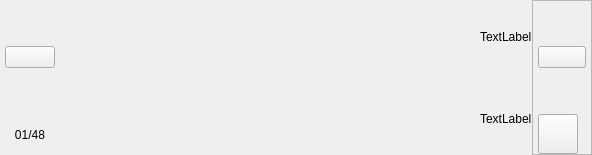
         <widget class="QFrame" name="frame_imgDisplay_lr">
          <property name="frameShape">
           <enum>QFrame::NoFrame</enum>
          </property>
          <property name="frameShadow">
           <enum>QFrame::Raised</enum>
          </property>
          <property name="lineWidth">
           <number>0</number>
          </property>
          <layout class="QHBoxLayout" name="horizontalLayout_18">
           <property name="spacing">
            <number>0</number>
           </property>
           <property name="leftMargin">
            <number>0</number>
           </property>
           <property name="topMargin">
            <number>0</number>
           </property>
           <property name="rightMargin">
            <number>0</number>
           </property>
           <property name="bottomMargin">
            <number>0</number>
           </property>
           <item>
            <widget class="QFrame" name="frame_left_2">
             <property name="minimumSize">
              <size>
               <width>60</width>
               <height>0</height>
              </size>
             </property>
             <property name="maximumSize">
              <size>
               <width>60</width>
               <height>16777215</height>
              </size>
             </property>
             <property name="focusPolicy">
              <enum>Qt::NoFocus</enum>
             </property>
             <property name="layoutDirection">
              <enum>Qt::LeftToRight</enum>
             </property>
             <property name="styleSheet">
              <string notr="true"/>
             </property>
             <property name="frameShape">
              <enum>QFrame::NoFrame</enum>
             </property>
             <property name="frameShadow">
              <enum>QFrame::Raised</enum>
             </property>
             <layout class="QVBoxLayout" name="verticalLayout_8">
              <property name="leftMargin">
               <number>5</number>
              </property>
              <property name="topMargin">
               <number>5</number>
              </property>
              <property name="rightMargin">
               <number>5</number>
              </property>
              <property name="bottomMargin">
               <number>0</number>
              </property>
              <item>
               <spacer name="verticalSpacer_14">
                <property name="orientation">
                 <enum>Qt::Vertical</enum>
                </property>
                <property name="sizeHint" stdset="0">
                 <size>
                  <width>20</width>
                  <height>40</height>
                 </size>
                </property>
               </spacer>
              </item>
              <item>
               <widget class="QPushButton" name="btn_leftImg_2">
                <property name="sizePolicy">
                 <sizepolicy hsizetype="Minimum" vsizetype="Fixed">
                  <horstretch>0</horstretch>
                  <verstretch>0</verstretch>
                 </sizepolicy>
                </property>
                <property name="text">
                 <string/>
                </property>
                <property name="icon">
                 <iconset resource="../src/ressources.qrc">
                  <normaloff>:/icons/icons/arrow_left_big.png</normaloff>:/icons/icons/arrow_left_big.png</iconset>
                </property>
                <property name="iconSize">
                 <size>
                  <width>20</width>
                  <height>40</height>
                 </size>
                </property>
                <property name="checkable">
                 <bool>false</bool>
                </property>
                <property name="flat">
                 <bool>false</bool>
                </property>
               </widget>
              </item>
              <item>
               <spacer name="verticalSpacer_16">
                <property name="orientation">
                 <enum>Qt::Vertical</enum>
                </property>
                <property name="sizeHint" stdset="0">
                 <size>
                  <width>20</width>
                  <height>40</height>
                 </size>
                </property>
               </spacer>
              </item>
              <item>
               <widget class="QLabel" name="label_imgCount_2">
                <property name="minimumSize">
                 <size>
                  <width>0</width>
                  <height>40</height>
                 </size>
                </property>
                <property name="maximumSize">
                 <size>
                  <width>16777215</width>
                  <height>40</height>
                 </size>
                </property>
                <property name="text">
                 <string>01/48</string>
                </property>
                <property name="alignment">
                 <set>Qt::AlignCenter</set>
                </property>
               </widget>
              </item>
             </layout>
            </widget>
           </item>
           <item>
            <widget class="QFrame" name="frame_img_2">
             <property name="frameShape">
              <enum>QFrame::NoFrame</enum>
             </property>
             <property name="frameShadow">
              <enum>QFrame::Raised</enum>
             </property>
             <layout class="QGridLayout" name="gridLayout_7">
              <property name="leftMargin">
               <number>0</number>
              </property>
              <property name="topMargin">
               <number>0</number>
              </property>
              <property name="rightMargin">
               <number>0</number>
              </property>
              <property name="bottomMargin">
               <number>0</number>
              </property>
              <property name="spacing">
               <number>0</number>
              </property>
              <item row="2" column="2">
               <widget class="QLabel" name="label_2">
                <property name="text">
                 <string>TextLabel</string>
                </property>
               </widget>
              </item>
              <item row="0" column="2">
               <widget class="QLabel" name="label">
                <property name="text">
                 <string>TextLabel</string>
                </property>
               </widget>
              </item>
              <item row="2" column="0">
               <widget class="QLabel" name="image_r">
                <property name="text">
                 <string/>
                </property>
                <property name="pixmap">
                 <pixmap>../data/maritime_dataset_25/training_data_animals/0.jpg</pixmap>
                </property>
                <property name="scaledContents">
                 <bool>true</bool>
                </property>
               </widget>
              </item>
              <item row="0" column="0">
               <widget class="QLabel" name="image_l">
                <property name="text">
                 <string/>
                </property>
                <property name="pixmap">
                 <pixmap>../data/maritime_dataset_25/training_data_animals/0.jpg</pixmap>
                </property>
                <property name="scaledContents">
                 <bool>true</bool>
                </property>
                <property name="alignment">
                 <set>Qt::AlignCenter</set>
                </property>
               </widget>
              </item>
              <item row="0" column="1">
               <spacer name="horizontalSpacer_54">
                <property name="orientation">
                 <enum>Qt::Horizontal</enum>
                </property>
                <property name="sizeType">
                 <enum>QSizePolicy::Fixed</enum>
                </property>
                <property name="sizeHint" stdset="0">
                 <size>
                  <width>400</width>
                  <height>20</height>
                 </size>
                </property>
               </spacer>
              </item>
              <item row="1" column="0">
               <spacer name="verticalSpacer_19">
                <property name="orientation">
                 <enum>Qt::Vertical</enum>
                </property>
                <property name="sizeType">
                 <enum>QSizePolicy::Fixed</enum>
                </property>
                <property name="sizeHint" stdset="0">
                 <size>
                  <width>20</width>
                  <height>10</height>
                 </size>
                </property>
               </spacer>
              </item>
             </layout>
            </widget>
           </item>
           <item>
            <widget class="QFrame" name="frame_right_2">
             <property name="minimumSize">
              <size>
               <width>60</width>
               <height>0</height>
              </size>
             </property>
             <property name="maximumSize">
              <size>
               <width>60</width>
               <height>16777215</height>
              </size>
             </property>
             <property name="styleSheet">
              <string notr="true"/>
             </property>
             <property name="frameShape">
              <enum>QFrame::StyledPanel</enum>
             </property>
             <property name="frameShadow">
              <enum>QFrame::Raised</enum>
             </property>
             <layout class="QVBoxLayout" name="verticalLayout_18">
              <property name="leftMargin">
               <number>5</number>
              </property>
              <property name="topMargin">
               <number>5</number>
              </property>
              <property name="rightMargin">
               <number>5</number>
              </property>
              <property name="bottomMargin">
               <number>0</number>
              </property>
              <item>
               <spacer name="verticalSpacer_17">
                <property name="orientation">
                 <enum>Qt::Vertical</enum>
                </property>
                <property name="sizeHint" stdset="0">
                 <size>
                  <width>20</width>
                  <height>40</height>
                 </size>
                </property>
               </spacer>
              </item>
              <item>
               <widget class="QPushButton" name="btn_rightImg_2">
                <property name="text">
                 <string/>
                </property>
                <property name="icon">
                 <iconset resource="../src/ressources.qrc">
                  <normaloff>:/icons/icons/arrow_right_big.png</normaloff>:/icons/icons/arrow_right_big.png</iconset>
                </property>
                <property name="iconSize">
                 <size>
                  <width>20</width>
                  <height>40</height>
                 </size>
                </property>
               </widget>
              </item>
              <item>
               <spacer name="verticalSpacer_18">
                <property name="orientation">
                 <enum>Qt::Vertical</enum>
                </property>
                <property name="sizeHint" stdset="0">
                 <size>
                  <width>20</width>
                  <height>40</height>
                 </size>
                </property>
               </spacer>
              </item>
              <item>
               <widget class="QPushButton" name="btn_openImg_2">
                <property name="minimumSize">
                 <size>
                  <width>40</width>
                  <height>40</height>
                 </size>
                </property>
                <property name="maximumSize">
                 <size>
                  <width>40</width>
                  <height>40</height>
                 </size>
                </property>
                <property name="text">
                 <string/>
                </property>
                <property name="icon">
                 <iconset resource="../src/ressources.qrc">
                  <normaloff>:/icons/icons/open_image.png</normaloff>:/icons/icons/open_image.png</iconset>
                </property>
                <property name="iconSize">
                 <size>
                  <width>30</width>
                  <height>30</height>
                 </size>
                </property>
               </widget>
              </item>
             </layout>
            </widget>
           </item>
          </layout>
         </widget>
